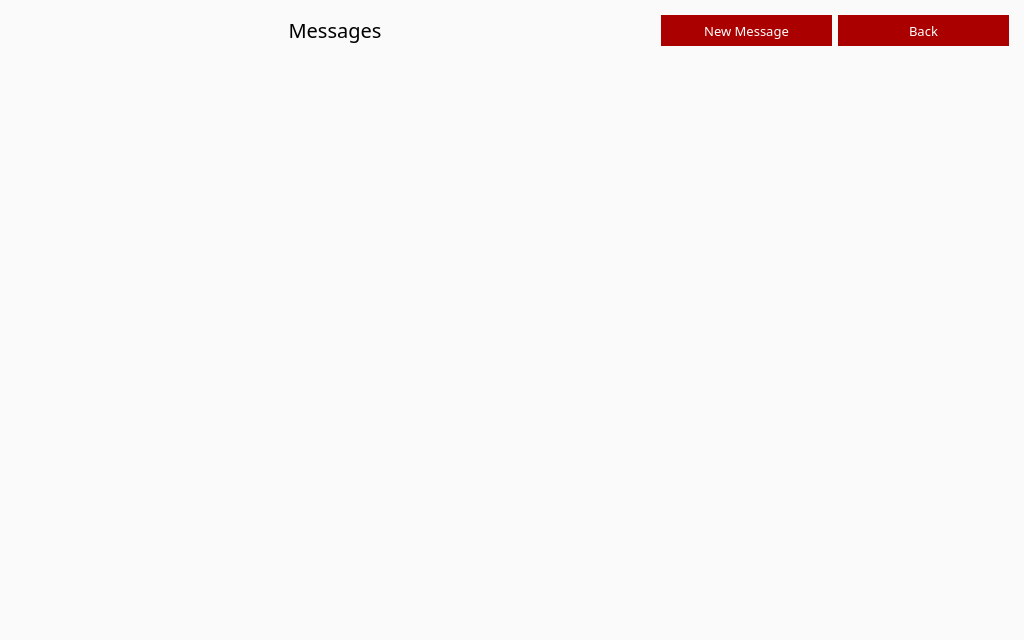
<?xml version="1.0" encoding="UTF-8"?>
<ui version="4.0">
 <class>MessagesFrame</class>
 <widget class="QFrame" name="MessagesFrame">
  <property name="geometry">
   <rect>
    <x>0</x>
    <y>0</y>
    <width>1024</width>
    <height>640</height>
   </rect>
  </property>
  <property name="minimumSize">
   <size>
    <width>1024</width>
    <height>640</height>
   </size>
  </property>
  <property name="font">
   <font>
    <family>Poppins</family>
    <pointsize>9</pointsize>
   </font>
  </property>
  <property name="windowTitle">
   <string>Frame</string>
  </property>
  <property name="styleSheet">
   <string notr="true">border: 0px;
color: rgb(0, 0, 0);
background-color: rgb(250, 250, 250);
font-family: Poppins;</string>
  </property>
  <property name="frameShape">
   <enum>QFrame::NoFrame</enum>
  </property>
  <property name="frameShadow">
   <enum>QFrame::Plain</enum>
  </property>
  <property name="lineWidth">
   <number>0</number>
  </property>
  <layout class="QVBoxLayout" name="verticalLayout">
   <property name="leftMargin">
    <number>15</number>
   </property>
   <property name="topMargin">
    <number>0</number>
   </property>
   <property name="rightMargin">
    <number>15</number>
   </property>
   <property name="bottomMargin">
    <number>15</number>
   </property>
   <item>
    <layout class="QHBoxLayout" name="horizontalLayout_2">
     <property name="leftMargin">
      <number>0</number>
     </property>
     <property name="topMargin">
      <number>15</number>
     </property>
     <property name="rightMargin">
      <number>0</number>
     </property>
     <property name="bottomMargin">
      <number>10</number>
     </property>
     <item>
      <widget class="QLabel" name="label">
       <property name="font">
        <font>
         <family>Poppins</family>
        </font>
       </property>
       <property name="styleSheet">
        <string notr="true">color: rgb(0, 0, 0);</string>
       </property>
       <property name="text">
        <string>&lt;html&gt;&lt;head/&gt;&lt;body&gt;&lt;p align=&quot;center&quot;&gt;&lt;span style=&quot; font-size:15pt;&quot;&gt;Messages&lt;/span&gt;&lt;/p&gt;&lt;/body&gt;&lt;/html&gt;</string>
       </property>
      </widget>
     </item>
     <item>
      <widget class="QPushButton" name="m_newMessageButton">
       <property name="minimumSize">
        <size>
         <width>171</width>
         <height>31</height>
        </size>
       </property>
       <property name="maximumSize">
        <size>
         <width>171</width>
         <height>31</height>
        </size>
       </property>
       <property name="font">
        <font>
         <family>Poppins</family>
         <pointsize>-1</pointsize>
        </font>
       </property>
       <property name="cursor">
        <cursorShape>PointingHandCursor</cursorShape>
       </property>
       <property name="styleSheet">
        <string notr="true">color: rgb(255, 255, 255);
background-color: rgb(170, 0, 0);
font-size: 13px;
font-family: Poppins;</string>
       </property>
       <property name="text">
        <string>New Message</string>
       </property>
      </widget>
     </item>
     <item>
      <widget class="QPushButton" name="m_backButton">
       <property name="sizePolicy">
        <sizepolicy hsizetype="Preferred" vsizetype="Preferred">
         <horstretch>0</horstretch>
         <verstretch>0</verstretch>
        </sizepolicy>
       </property>
       <property name="minimumSize">
        <size>
         <width>171</width>
         <height>31</height>
        </size>
       </property>
       <property name="maximumSize">
        <size>
         <width>171</width>
         <height>31</height>
        </size>
       </property>
       <property name="font">
        <font>
         <family>Poppins</family>
         <pointsize>-1</pointsize>
        </font>
       </property>
       <property name="cursor">
        <cursorShape>PointingHandCursor</cursorShape>
       </property>
       <property name="styleSheet">
        <string notr="true">color: rgb(255, 255, 255);
background-color: rgb(170, 0, 0);
font-size: 13px;
font-family: Poppins;</string>
       </property>
       <property name="text">
        <string>Back</string>
       </property>
      </widget>
     </item>
    </layout>
   </item>
   <item>
    <widget class="QTreeView" name="m_messagesView">
     <property name="minimumSize">
      <size>
       <width>990</width>
       <height>560</height>
      </size>
     </property>
     <property name="maximumSize">
      <size>
       <width>16777215</width>
       <height>16777215</height>
      </size>
     </property>
     <property name="font">
      <font>
       <family>Poppins</family>
       <pointsize>9</pointsize>
      </font>
     </property>
     <property name="styleSheet">
      <string notr="true">QHeaderView::section {
	background-color: rgb(220, 220, 220);
	color: rgb(0, 0, 0);
	font-family: Poppins;
    font-size: 12px;
    border: 0px solid white;
	border-bottom: 1px solid black;
   height: 35px;
}

QTreeView::item
{
    font: 10px;
	color: rgb(0, 0, 0);
    height: 30px;
}

QTreeView::branch:selected {
	background-color: rgb(170, 0, 0);
	color: black;
}

QWidget:item:selected {
	background-color: rgb(220, 220, 220);
	color: rgb(0, 0, 0);
}</string>
     </property>
     <property name="frameShape">
      <enum>QFrame::NoFrame</enum>
     </property>
     <property name="frameShadow">
      <enum>QFrame::Plain</enum>
     </property>
     <property name="sizeAdjustPolicy">
      <enum>QAbstractScrollArea::AdjustIgnored</enum>
     </property>
     <property name="editTriggers">
      <set>QAbstractItemView::AnyKeyPressed|QAbstractItemView::CurrentChanged|QAbstractItemView::EditKeyPressed|QAbstractItemView::SelectedClicked</set>
     </property>
     <property name="alternatingRowColors">
      <bool>false</bool>
     </property>
     <property name="rootIsDecorated">
      <bool>false</bool>
     </property>
     <property name="uniformRowHeights">
      <bool>true</bool>
     </property>
     <property name="itemsExpandable">
      <bool>true</bool>
     </property>
     <property name="sortingEnabled">
      <bool>false</bool>
     </property>
     <attribute name="headerCascadingSectionResizes">
      <bool>true</bool>
     </attribute>
     <attribute name="headerShowSortIndicator" stdset="0">
      <bool>false</bool>
     </attribute>
    </widget>
   </item>
   <item>
    <spacer name="verticalSpacer">
     <property name="orientation">
      <enum>Qt::Vertical</enum>
     </property>
     <property name="sizeHint" stdset="0">
      <size>
       <width>20</width>
       <height>40</height>
      </size>
     </property>
    </spacer>
   </item>
   <item>
    <layout class="QHBoxLayout" name="horizontalLayout">
     <property name="topMargin">
      <number>15</number>
     </property>
     <item>
      <spacer name="horizontalSpacer_2">
       <property name="orientation">
        <enum>Qt::Horizontal</enum>
       </property>
       <property name="sizeHint" stdset="0">
        <size>
         <width>40</width>
         <height>20</height>
        </size>
       </property>
      </spacer>
     </item>
    </layout>
   </item>
  </layout>
 </widget>
 <resources/>
 <connections>
  <connection>
   <sender>m_messagesView</sender>
   <signal>doubleClicked(QModelIndex)</signal>
   <receiver>MessagesFrame</receiver>
   <slot>messageDoubleClicked(QModelIndex)</slot>
   <hints>
    <hint type="sourcelabel">
     <x>337</x>
     <y>158</y>
    </hint>
    <hint type="destinationlabel">
     <x>337</x>
     <y>179</y>
    </hint>
   </hints>
  </connection>
  <connection>
   <sender>m_backButton</sender>
   <signal>clicked()</signal>
   <receiver>MessagesFrame</receiver>
   <slot>backClicked()</slot>
   <hints>
    <hint type="sourcelabel">
     <x>1198</x>
     <y>28</y>
    </hint>
    <hint type="destinationlabel">
     <x>649</x>
     <y>349</y>
    </hint>
   </hints>
  </connection>
  <connection>
   <sender>m_newMessageButton</sender>
   <signal>clicked()</signal>
   <receiver>MessagesFrame</receiver>
   <slot>newMessageClicked()</slot>
   <hints>
    <hint type="sourcelabel">
     <x>623</x>
     <y>329</y>
    </hint>
    <hint type="destinationlabel">
     <x>337</x>
     <y>179</y>
    </hint>
   </hints>
  </connection>
 </connections>
 <slots>
  <slot>messageDoubleClicked(QModelIndex)</slot>
  <slot>replyClicked()</slot>
  <slot>backClicked()</slot>
  <slot>newMessageClicked()</slot>
 </slots>
</ui>
